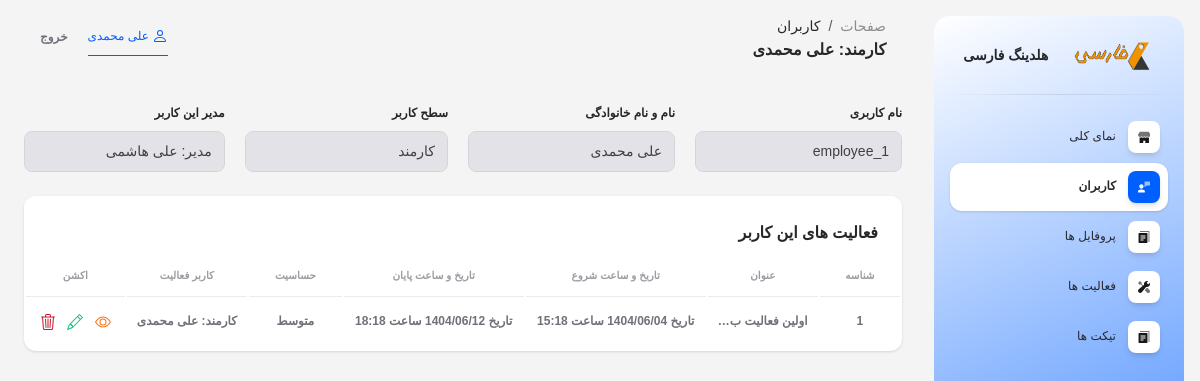
The page /super-admin/users/3/ (signed in) on the database its author committed.
### app/models.py (models this page shows, shortened)
class CustomUser(AbstractUser):
    USER_TYPE_CHOICES = (
        ('1', 'مدیر کل'),
        ('2', 'مدیر'),
        ('3', 'کارمند'),
    )
    user_type = models.CharField(verbose_name='سطح کاربر', max_length=10, choices=USER_TYPE_CHOICES, default='1')
    manager = models.ForeignKey(
        'self',
        on_delete=models.SET_NULL,
        null=True,
        blank=True,
        related_name='manager_employees',
        limit_choices_to={'user_type': '2'},
        verbose_name='مدیر'
    )
    class Meta:
        verbose_name = 'کاربر'
        verbose_name_plural = 'کاربران'
    def __str__(self):
        return f'{self.get_user_type_display()}: {self.get_full_name()}'

class Activity(models.Model):
    SENSITIVITY_CHOICES = (
        ('1', 'کم'),
        ('2', 'متوسط'),
        ('3', 'زیاد'),
    )
    user = models.ForeignKey(CustomUser, on_delete=models.CASCADE, related_name='user_activities', verbose_name='کاربر', editable=False)
    creater = models.ForeignKey(CustomUser, on_delete=models.CASCADE, related_name='creater_activities', verbose_name='خالق', editable=False)
    title = models.CharField(verbose_name='عنوان', max_length=1000)
    body = models.TextField(verbose_name='توضیحات')
    start_date = models.CharField(verbose_name='تاریخ شروع', max_length=10)
    start_time = models.TimeField(verbose_name='ساعت شروع')
    end_date = models.CharField(verbose_name='تاریخ پایان', max_length=10)
    end_time = models.TimeField(verbose_name='ساعت پایان')
    sensitivity = models.CharField(verbose_name='حساسیت', max_length=5, choices=SENSITIVITY_CHOICES)
    is_completed = models.BooleanField(verbose_name='وضعیت انجام', default=False)
    visibility = models.BooleanField(verbose_name='وضعیت نمایش')
    class Meta:
        verbose_name = 'فعالیت'
        verbose_name_plural = 'فعالیت ها'

### app/views.py (the view)
# urls.py: path('super-admin/users/<int:pk>/', views.SuperAdminUserDetailView.as_view(), name='super_admin_user'),
class SuperAdminUserDetailView(LoginRequiredMixin, mixins.RoleRequiredMixin, DetailView):
    allowed_roles = ['1']
    model = models.CustomUser
    template_name = 'super_admin/user.html'
    context_object_name = 'user'
    def get_context_data(self, **kwargs):
        context = super().get_context_data(**kwargs)
        user = self.get_object()
        context['activities'] = user.user_activities.filter(visibility=True).order_by('-id')
        return context

### app/mixins.py (called while the page is built)
    def dispatch(self, request, *args, **kwargs):
        if not request.user.is_authenticated:
            raise PermissionDenied("ابتدا باید وارد شوید.")
        if str(request.user.user_type) not in self.allowed_roles:
            raise PermissionDenied("شما دسترسی لازم را ندارید.")
        return super().dispatch(request, *args, **kwargs)

### app/views.py (called while the page is built)
def custom_context(request):
    if request.user.is_authenticated:
        not_seen_messages = models.Message.objects.filter(conversation__users=request.user, seen=False).exclude(user=request.user)
        return {
            'not_seen_messages_count': not_seen_messages.count(),
        }
    else:
        return {
            'not_login': True,
        }

### templates/super_admin/user.html (shortened to what this page needs)
{% extends 'base_super_admin_dashboard.html' %}
{% load static %}
{% block page1 %}
کاربران
{% endblock %}
{% block page2 %}
{{ user }}
{% endblock %}
{% block content %}
<div class="col-12 my-grid mb-4">
    <div>
        <label>نام کاربری</label>
        <input class="form-control" value="{{ user.username }}" disabled>
    </div>
    <div>
        <label>نام و نام خانوادگی</label>
        <input class="form-control" value="{{ user.get_full_name }}" disabled>
    </div>
    <div>
        <label>سطح کاربر</label>
        <input class="form-control" value="{{ user.get_user_type_display }}" disabled>
    </div>
    {% if user.manager %}
    <div>
        <label>مدیر این کاربر</label>
        <input class="form-control" value="{{ user.manager }}" disabled>
    </div>
    {% endif %}
</div>
<div class="col-12">
    {% include "includes/tables/super_admin/activity_table.html" with title="فعالیت های این کاربر" no_add="true" %}
</div>
{% endblock %}

### templates/base_super_admin_dashboard.html (shortened to what this page needs)
{% load static %}
<!DOCTYPE html>
<html lang="fa" dir="rtl">
<head>
    <link type="text/css" rel="stylesheet" href="{% static 'css/jalalidatepicker.min.css' %}" />
    <link id="pagestyle" href="{% static 'css/soft-ui-dashboard.css' %}" rel="stylesheet" />
</head>
<body class="g-sidenav-show rtl bg-gray-100">
    <aside
        class="sidenav navbar navbar-vertical navbar-expand-xs border-0 border-radius-xl my-3 fixed-end me-3 rotate-caret"
        id="sidenav-main" style="background: #FFFFFF;
background: linear-gradient(157deg, rgba(255, 255, 255, 1) 0%, #0060ff 100%);">
        <div class="sidenav-header">
            <div class="navbar-brand m-0" target="_blank">
                <img src="{% static 'img/logo.png' %}" class="navbar-brand-img h-100" alt="main_logo">
                <span class="me-1 font-weight-bold">هلدینگ فارسی</span>
            </div>
        </div>
        <hr class="horizontal dark mt-0">
        <div class="collapse navbar-collapse px-0 w-auto " id="sidenav-collapse-main">
            <ul class="navbar-nav">
                <li class="nav-item">
                    <a class="nav-link {% if '/dashboard/' in request.path %} active {% endif %}"
                        href="{% url 'super_admin_dashboard' %}">
                        <div
                            class="icon icon-shape icon-sm shadow border-radius-md bg-white text-center ms-2 d-flex align-items-center justify-content-center">
                        </div>
                        <span class="nav-link-text me-1">نمای کلی</span>
                    </a>
                </li>
                <li class="nav-item">
                    <a class="nav-link {% if '/users/' in request.path %} active {% endif %}"
                        href="{% url 'super_admin_users' %}">
                        <div
                            class="icon icon-shape icon-sm shadow border-radius-md bg-white text-center ms-2 d-flex align-items-center justify-content-center">
                        </div>
                        <span class="nav-link-text me-1">کاربران</span>
                    </a>
                </li>
                <li class="nav-item">
                    <a class="nav-link {% if '/profiles/' in request.path %} active {% endif %}" href="{% url 'super_admin_profiles' %}">
                        <div
                            class="icon icon-shape icon-sm shadow border-radius-md bg-white text-center ms-2 d-flex align-items-center justify-content-center">
                        </div>
                        <span class="nav-link-text me-1">پروفایل ها</span>
                    </a>
                </li>
                <li class="nav-item">
                    <a class="nav-link {% if '/activities/' in request.path %} active {% endif %}" href="{% url 'super_admin_activities' %}">
                        <div
                            class="icon icon-shape icon-sm shadow border-radius-md bg-white text-center ms-2 d-flex align-items-center justify-content-center">
                        </div>
                        <span class="nav-link-text me-1">فعالیت ها</span>
                    </a>
                </li>
                <li class="nav-item">
                    <a class="nav-link {% if '/tickets/' in request.path %} active {% endif %}" href="{% url 'super_admin_tickets' %}">
                        <div
                            class="icon icon-shape icon-sm shadow border-radius-md bg-white text-center ms-2 d-flex align-items-center justify-content-center">
                        </div>
                        <span class="nav-link-text me-1">تیکت ها</span>
                    </a>
                </li>
            </ul>
        </div>
    </aside>
    <main class="main-content position-relative max-height-vh-100 h-100 border-radius-lg overflow-x-hidden">
        <nav class="navbar navbar-main navbar-expand-lg px-0 mx-4 shadow-none border-radius-xl" id="navbarBlur"
            navbar-scroll="true">
            <div class="container-fluid py-1 px-3">
                <nav aria-label="breadcrumb">
                    <ol class="breadcrumb bg-transparent mb-0 pb-0 pt-1 px-0 ">
                        <li class="breadcrumb-item text-sm ps-2"><a class="opacity-5 text-dark"
                                href="javascript:;">صفحات</a></li>
                        <li class="breadcrumb-item text-sm text-dark active" aria-current="page">
                            {% block page1 %} {% endblock %}
                        </li>
                    </ol>
                    <h6 class="font-weight-bolder mb-0">{% block page2 %} {% endblock %}</h6>
                </nav>
                <div class="collapse navbar-collapse mt-sm-0 mt-2 px-0" id="navbar">
                    <ul class="navbar-nav me-auto ms-0 justify-content-end">
                        <div
                            style="border: none; outline: none; margin-left: 20px; border-bottom: 1px solid #0060ff; color: #0060ff; padding: 8px 0; font-size: 0.75rem; font-weight: 500;">
                            {% if user.get_full_name %}
                            {{ user.get_full_name }}
                            {% else %}
                            {{ user.username }}
                            {% endif %}
                        </div>
                        <li class="nav-item d-flex align-items-center">
                            <form action="{% url 'logout' %}" method="post">
                                <button type="submit" class="nav-link text-body font-weight-bold px-0">خروج</button>
                            </form>
                        </li>
                    </ul>
                </div>
            </div>
        </nav>
        <div class="container-fluid py-4">
            {% block content %}
            {% endblock %}
        </div>
    </main>
</body>
</html>

### templates/includes/tables/super_admin/activity_table.html (shortened to what this page needs)
<div class="card mb-4">
    <div class="card-header pb-0" style="display: flex; justify-content: space-between;">
        <h6>{{ title }}</h6>
    </div>
    <div class="card-body px-0 pt-0 pb-2">
        <div class="table-responsive p-0">
            <table class="table align-items-center mb-0">
                <thead>
                    <tr>
                        <th class="text-center text-uppercase text-secondary text-xxs font-weight-bolder opacity-7">
                            شناسه</th>
                        <th class="text-center text-uppercase text-secondary text-xxs font-weight-bolder opacity-7">
                            عنوان</th>
                        <th class="text-center text-uppercase text-secondary text-xxs font-weight-bolder opacity-7">
                            تاریخ و ساعت شروع</th>
                        <th class="text-center text-uppercase text-secondary text-xxs font-weight-bolder opacity-7">
                            تاریخ و ساعت پایان</th>
                        <th class="text-center text-uppercase text-secondary text-xxs font-weight-bolder opacity-7">
                            حساسیت</th>
                        <th class="text-center text-uppercase text-secondary text-xxs font-weight-bolder opacity-7">
                            کاربر فعالیت</th>
                        <th class="text-center text-uppercase text-secondary text-xxs font-weight-bolder opacity-7">
                            اکشن</th>
                    </tr>
                </thead>
                <tbody>
                    {% for activity in activities %}
                    <tr>
                        <td class="align-middle text-center">
                            <span class="text-secondary text-xs font-weight-bold">{{ activity.id }}</span>
                        </td>
                        <td class="align-middle text-center">
                            <span class="text-secondary text-xs font-weight-bold">{{ activity.title|truncatechars:15 }}</span>
                        </td>
                        <td class="align-middle text-center">
                            <span class="text-secondary text-xs font-weight-bold">تاریخ {{ activity.start_date }} ساعت {{ activity.start_time }}</span>
                        </td>
                        <td class="align-middle text-center">
                            <span class="text-secondary text-xs font-weight-bold">تاریخ {{ activity.end_date }} ساعت {{ activity.end_time }}</span>
                        </td>
                        <td class="align-middle text-center">
                            <span class="text-secondary text-xs font-weight-bold">{{ activity.get_sensitivity_display }}</span>
                        </td>
                        <td class="align-middle text-center">
                            <span class="text-secondary text-xs font-weight-bold">{{ activity.user }}</span>
                        </td>
                        <td class="align-middle text-center">
                            <a href="{% url 'super_admin_activity' activity.id %}" title="جزئیات" style="padding: 0 4px;">
                                <span class="text-secondary text-xs font-weight-bold">
                                </span>
                            </a>
                            <a href="{% url 'super_admin_edit_activity' activity.id %}" title="ویرایش" style="padding: 0 4px;">
                                <span class="text-secondary text-xs font-weight-bold">
                                </span>
                            </a>
                            <a href="{% url 'super_admin_delete_activity' activity.id %}" title="حذف" style="padding: 0 4px;">
                                <span class="text-secondary text-xs font-weight-bold">
                                </span>
                            </a>
                        </td>
                    </tr>
                    {% empty %}
                    <tr>
                        <td colspan="7" class="align-middle text-center">
                            <span class="text-secondary text-xs font-weight-bold">موردی یافت نشد</span>
                        </td>
                    </tr>
                    {% endfor %}
                </tbody>
            </table>
        </div>
    </div>
</div>

### rows shown on the page
CustomUser: user_type+first_name+last_name "کارمند: علی محمدی", get_full_name "علی محمدی", username "employee_1", user_type "کارمند", manager "مدیر: علی هاشمی"
Activity: id "1", title "اولین فعالیت ب…", start_date "1404/06/04", start_time "15:18", end_date "1404/06/12", end_time "18:18", sensitivity "متوسط", user "کارمند: علی محمدی"

### other values the page prints
{{ title }} "فعالیت های این کاربر"
